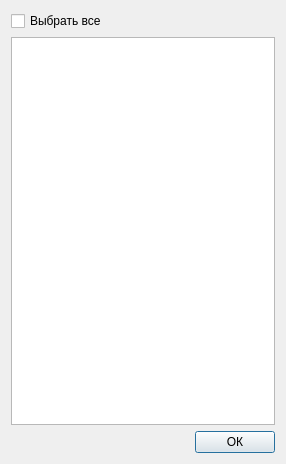
<?xml version="1.0" encoding="UTF-8"?>
<ui version="4.0">
 <class>DialogCheckbox</class>
 <widget class="QDialog" name="DialogCheckbox">
  <property name="geometry">
   <rect>
    <x>0</x>
    <y>0</y>
    <width>286</width>
    <height>464</height>
   </rect>
  </property>
  <property name="windowTitle">
   <string>Выбор</string>
  </property>
  <layout class="QGridLayout" name="gridLayout_2">
   <item row="0" column="0">
    <layout class="QGridLayout" name="gridLayout">
     <item row="1" column="0">
      <widget class="QCheckBox" name="checkBox_cubes">
       <property name="text">
        <string>Выбрать все</string>
       </property>
      </widget>
     </item>
     <item row="2" column="0">
      <widget class="QTreeWidget" name="treeWidget">
       <attribute name="headerVisible">
        <bool>false</bool>
       </attribute>
       <column>
        <property name="text">
         <string notr="true">1</string>
        </property>
       </column>
      </widget>
     </item>
    </layout>
   </item>
   <item row="1" column="0">
    <layout class="QHBoxLayout" name="horizontalLayout">
     <item>
      <spacer name="horizontalSpacer">
       <property name="orientation">
        <enum>Qt::Horizontal</enum>
       </property>
       <property name="sizeHint" stdset="0">
        <size>
         <width>40</width>
         <height>20</height>
        </size>
       </property>
      </spacer>
     </item>
     <item>
      <widget class="QPushButton" name="pushButtonOk">
       <property name="text">
        <string>ОК</string>
       </property>
      </widget>
     </item>
    </layout>
   </item>
  </layout>
 </widget>
 <resources/>
 <connections/>
</ui>
